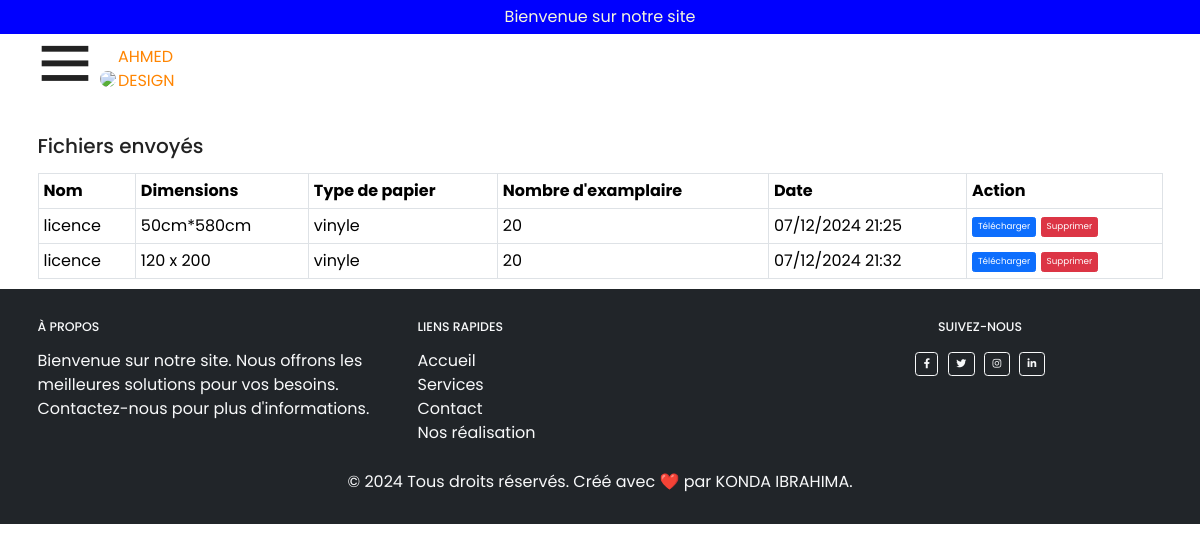
Screenshot of /view_files/ with the database file from the repository.
### Ads/models.py (models this page shows, shortened)
class PrintFile(models.Model):
    PAPER_TYPES = [
        ('Glossy', 'Glossy'),
        ('Matte', 'Matte'),
        ('Standard', 'Standard'),
    ]
    file = models.FileField(upload_to='uploads/')  # Champ pour le fichier
    name = models.CharField(max_length=255, verbose_name="Nom du client")  # Nom
    client_name = models.CharField(max_length=100, verbose_name="Nom du client")  # Nom du client
    contact = models.CharField(max_length=100, verbose_name="Contact du client")  # Contact
    dimensions = models.CharField(max_length=50, verbose_name="Dimensions  (par ex. 30x40 cm )")  # Dimensions
    paper_type = models.CharField(max_length=20,  verbose_name="type d'impression (par ex. vyle ou bache)")
    print_type = models.CharField(max_length=20,  verbose_name="Nombres d'examplare(Ex: 10)")
    created_at = models.DateTimeField(auto_now_add=True)

### Ads/views.py (the view)
# urls.py: path('view_files/', views.view_files, name='view_files'),  # URL pour voir les fichiers
def view_files(request):
    files = PrintFile.objects.all()  # Récupérer tous les fichiers uploadés
    return render(request, 'view_files.html', {'files': files})

### template/view_files.html (shortened to what this page needs)
{% extends 'header_footeur.html' %}
{% block contenu %}
<div class="container mt-5">
    <h2 class="mb-4">Fichiers envoyés</h2>
    <table class="table table-bordered">
        <thead>
            <tr>
                <th>Nom</th>
                <th>Dimensions</th>
                <th>Type de papier</th>
                <th>Nombre d'examplaire</th>
                <th>Date</th>
                <th>Action</th>
            </tr>
        </thead>
        <tbody>
            {% for file in files %}
            <tr>
                <td>{{ file.name }}</td>
                <td>{{ file.dimensions }}</td>
                <td>{{ file.paper_type }}</td>
                <td>{{ file.print_type }}</td>
                <td>{{ file.created_at|date:"d/m/Y H:i" }}</td>
                <td>
                    <a href="{{ file.file.url }}" class="btn btn-primary btn-sm" download>Télécharger</a>
                    <form method="POST" action="{% url 'delete_file' file.pk %}" style="display:inline;">
                        <button type="submit" class="btn btn-danger btn-sm">Supprimer</button>
                    </form>
                </td>
            </tr>
            {% empty %}
            <tr>
                <td colspan="6" class="text-center">Aucun fichier envoyé pour le moment.</td>
            </tr>
            {% endfor %}
        </tbody>
    </table>
</div>
{% endblock %}

### static/css/style.css (style rules this page uses)
:root { ---blanche: #ffff; ---noir: #222; ---primaire: #007bc4; ---gri: #888; }
*, *::before, *::after { margin: 0; padding: 0; box-sizing: inherit; }
* { margin: 0; padding: 0; box-sizing: border-box; font-family: 'Poppins', sans-serif; }
html { box-sizing: border-box; font-size: 62.5%; }
body { font-family: 'Poppins', sans-serif; font-size: 1.6rem; color: var(---noir); background-color: var(---blanche); }
a { text-decoration: none; color: inherit; }

### rows the page displays
PrintFile: name "licence", dimensions "50cm*580cm", paper_type "vinyle", print_type "20", created_at "07/12/2024 21:25"
PrintFile: name "licence", dimensions "120 x 200", paper_type "vinyle", print_type "20", created_at "07/12/2024 21:32"
